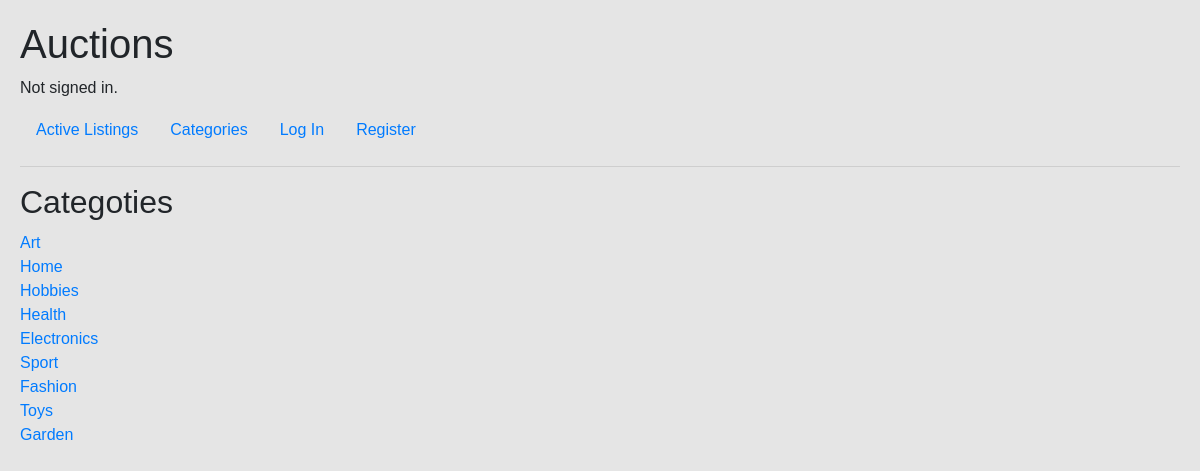
The page /category on the database its author committed.
### auctions/models.py (models this page shows, shortened)
class Category(models.Model):
   name = models.CharField(max_length = 200)

### auctions/views.py (the view)
# urls.py: path("category", views.category, name="category"),
def category(request):
    categorys=Category.objects.all()
    return render (request, "auctions/category.html", {"categorys":categorys
    })

### auctions/templates/auctions/category.html
{% extends "auctions/layout.html" %}
{% block body %}
    <h2>Categoties</h2>
    <ul>
        {% for category in categorys %}
        <li><a href="{% url 'category_auction' category.id %}">{{category.name}}</a></li>
        {% empty %}
            <li> No categories. </li>
        {%endfor%}
    </ul>
{% endblock %}

### auctions/static/auctions/styles.css (style rules this page uses)
body { font-family: 'Montserrat', sans-serif; background-color: #E5E5E5; padding: 20px; }
ul { padding: 0; margin-top: 10px; }
ul li { list-style-type: none; }

### rows shown on the page
Category: name "Art"
Category: name "Home"
Category: name "Hobbies"
Category: name "Health"
Category: name "Electronics"
Category: name "Sport"
Category: name "Fashion"
Category: name "Toys"
Category: name "Garden"
